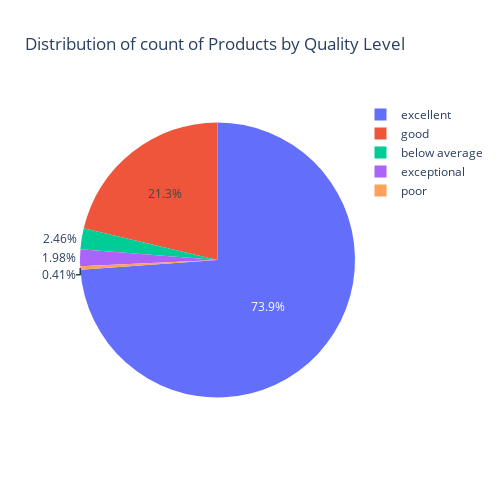

Notebook code for this chart:
### Markdown cell above
* not that products classified as "below average," "exceptional," and "poor" account for less than 5% of the total (with "below average" at 2.46%, "exceptional" at 1.98%, and "poor" at 0.41%). This could indicate that the store does not carry many lower-quality items, or that demand for them is low.

### Code cell
data = df.groupby(['Quality Level'])['product_id'].count()
fig = px.pie(data, 
             values=data.values, 
             names=data.index,
             title="Distribution of count of Products by Quality Level"
            )
fig.update_layout(width=500, height=500)

### Figure 1 — Plotly figure (JSON) as saved in the notebook; plotly's stock layout.template omitted (floating-point values rounded to 4 significant figures)
{"data": [{"domain": {"x": [0, 1], "y": [0, 1]}, "hovertemplate": "Quality Level=%{label}<br>value=%{value}<extra></extra>", "labels": ["below average", "excellent", "exceptional", "good", "poor"], "legendgroup": "", "name": "", "showlegend": true, "type": "pie", "values": [36, 1082, 29, 312, 6]}], "layout": {"height": 500, "legend": {"tracegroupgap": 0}, "title": {"text": "Distribution of count of Products by Quality Level"}, "width": 500}}
